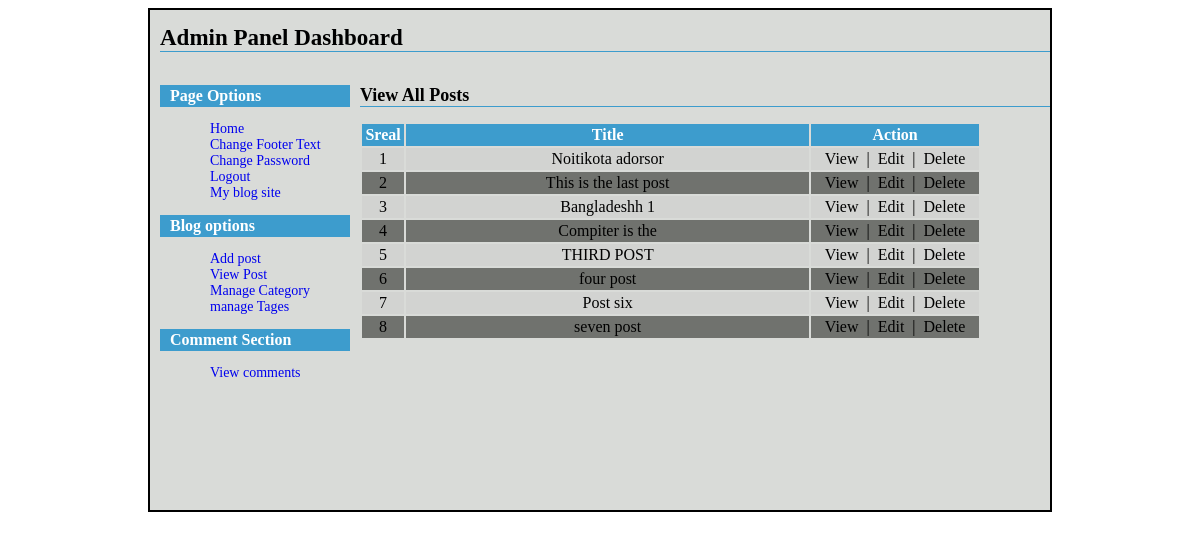
/admin/post-view.php (signed in), run on the app's committed database.
### tables this page shows
CREATE TABLE IF NOT EXISTS `tbl_post` (
  `p_id` int(11) NOT NULL AUTO_INCREMENT,
  `p_title` varchar(255) NOT NULL,
  `p_description` text NOT NULL,
  `p_image` varchar(255) NOT NULL,
  `cat_id` int(11) NOT NULL,
  `tag_id` varchar(255) NOT NULL,
  `p_date` varchar(255) NOT NULL,
  `year` varchar(4) NOT NULL,
  `month` varchar(2) NOT NULL,
  `p_time` int(255) NOT NULL,
  PRIMARY KEY (`p_id`)
);

### admin/post-view.php (the view, shortened to what this page needs)
<?php include("header.php"); ?>
	<h2>View All Posts</h2>
	<table class= "tbl2" width= "90%"  >
	<tr>
	<th width="5%">Sreal</th>
	<th width="60%">Title</th>
	<th width="25%">Action</th>
	</tr>
	<?php
	$i=0;
	$statement= $db->prepare("SELECT * FROM tbl_post ORDER BY p_id DESC");
		$statement->execute();
		$result= $statement->fetchAll(PDO::FETCH_ASSOC);
		foreach($result as $row)
		{
			$i++;
		?>
		<tr>
	<td><?php echo $i; ?></td>
	<td><?php echo $row['p_title']; ?></td>
	<td>
	<a class="fancybox" href="#inline<?php echo $i; ?>">View</a>
	&nbsp;|&nbsp;<a href= "post-edit.php?id=<?php echo $row['p_id']; ?>" >
	Edit</a>
	&nbsp;|&nbsp;<a onclick= 'return confirmDelete();' href= "post-delete.php?id=<?php echo $row['p_id']; ?>" >
	Delete</a></td>
	</tr>
	<?php
		}
	?>
	</table>
	<?php include("footer.php"); ?>

### style-admin.css (style rules this page uses)
table.tbl2 { margin-top:10px; }
table.tbl2 tr th,table.tbl2 td { padding:2px; }
table.tbl2 tr td { text-align:center; }
table.tbl2 tr th { background-color:#3d9ccd; color:#fff; }
table.tbl2 tr:nth-child(2n+1) td { background-color:#70726e; }
table.tbl2 tr:nth-child(2n) td { background-color:#d2d3d1; }
table.tbl2 tr td a { color:#000; text-decoration:none; }
#content h2 { font-size:18px; color:#000; border-bottom:1px solid #3d9ccd; margin-top:10px; }

### data on the page
tbl_post: p_title "Noitikota adorsor"
tbl_post: p_title "This is the last post"
tbl_post: p_title "Bangladeshh 1"
tbl_post: p_title "Compiter is the"
tbl_post: p_title "THIRD POST"
tbl_post: p_title "four post"
tbl_post: p_title "Post six"
tbl_post: p_title "seven post"
